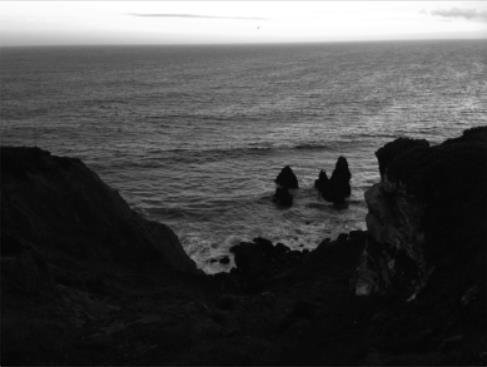
#> input picture histogram1.png, 487 x 367 px
$ python histogram_equalization.py
#> lines starting #> are read from the running program, lines starting #| are printed output that depends on the picture
import numpy as np
import matplotlib.pyplot as plt

img1 = 255 * plt.imread("histogram1.png")
#> img1: shape (367, 487) float32; min 0, max 255, mean 74.7
img2 = 255 * plt.imread("histogram2.png")
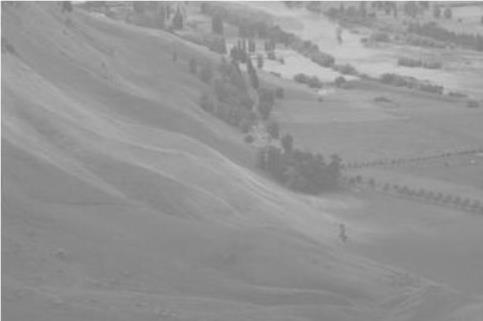
#> input picture histogram2.png, 483 x 321 px
#> img2: shape (321, 483) float32; min 120, max 255, mean 148.6

img1 = img1.astype(int)
img2 = img2.astype(int)


def get_histogram(img):
    H = np.zeros(256)

    for x in range(img.shape[0]):
        for y in range(img.shape[1]):
            H[int(img[x, y])] += 1

    return H


def image_equalization(img, img_text):
    H = get_histogram(img)
#> H = 256 values, max 12992 at index 10, min 2 at index 0, mean 698.2

    g_min = np.min(H)
#> g_min = 2

    Hc = np.zeros(shape=H.shape)
#> Hc = 256 values from 0 to 0
    for index, H_val in enumerate(H):
        if index == 0:
            Hc[index] = H_val

        else:
            Hc[index] = Hc[index - 1] + H[index]
#> this loop made 256 passes
#> H_val on passes 1 to 3: 2, 4, 5
#> after the loop, Hc = 256 values from 2 to 178729

    H_min = Hc[int(g_min)]
#> H_min = 11

    # draw transformation.
    draw_histogram(Hc, "cumulative(transformation) histogram {}".format(img_text))
#> in draw_histogram, `plt.savefig("C:/Users/jh_work/PycharmProjects/image_transformation/res..`:
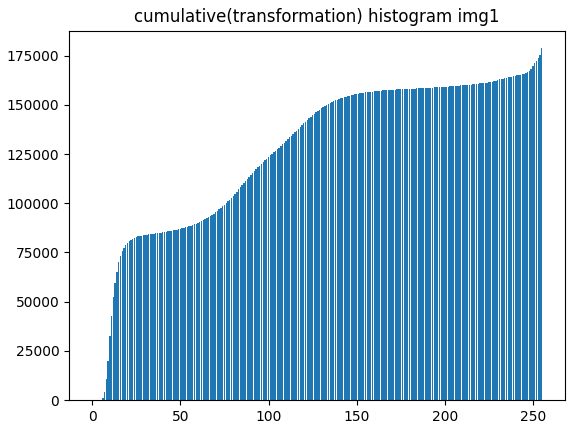
#> figure drawn by matplotlib, 1 panel; tallest bar 178729 high, from x = 254.6 to 255.4

    T = np.zeros(shape=H.shape)
#> T = 256 values from 0 to 0
    for index, H_val in enumerate(H):
        T[index] = np.round(((Hc[index] - H_min) * 255 / (img.shape[0] * img.shape[1] - H_min)))
#> after the loop, T = 256 values from 0 to 255

    img_result = np.zeros(shape=img.shape)
    for x in range(img_result.shape[0]):
        for y in range(img_result.shape[1]):
            img_result[x, y] = T[img[x, y]]
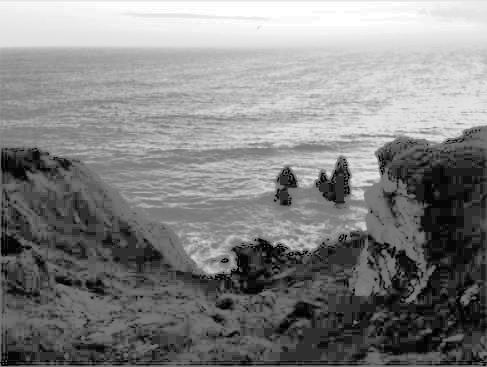
#> img_result: shape (367, 487) float64; min 0, max 255, mean 130.3

    return img_result


def draw_histogram(histogram, text):
    plt.title(text)
    plt.bar(range(256), histogram)
    plt.savefig("C:/Users/jh_work/PycharmProjects/image_transformation/results2/{}.png".format(text))
    plt.show()


# # img1
img_result = image_equalization(img1, "img1")

draw_histogram(get_histogram(img1), "histogram img1")
draw_histogram(get_histogram(img_result), "histogram img1_result")
#> call 3 of draw_histogram, with histogram = array of shape (256,), text = 'histogram img1_result'
#> in draw_histogram (call 3), `plt.savefig("C:/Users/jh_work/PycharmProjects/image_transformation/res..`:
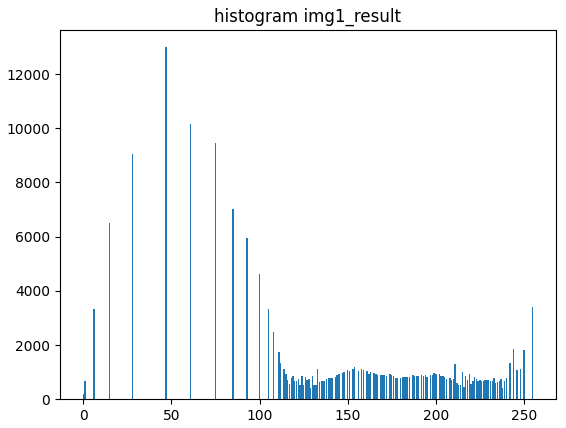
#> figure drawn by matplotlib, 1 panel; tallest bar 12992 high, from x = 46.6 to 47.4

plt.imshow(img1, cmap="gray")
plt.title("img1")
plt.savefig("C:/Users/jh_work/PycharmProjects/image_transformation/results2/{}.png".format("img1"))
plt.show()

plt.imshow(img_result, cmap="gray")
plt.title("img1_result")
plt.savefig("C:/Users/jh_work/PycharmProjects/image_transformation/results2/{}.png".format("img1_result"))
plt.show()

# # img2
img_result = image_equalization(img2, "img2")
#> call 2 of image_equalization, with img_text = 'img2'
#> in image_equalization (call 2), `H = get_histogram(img)`: H = 256 values, max 7124 at index 138, min 0 at index 0, mean 605.6
#> in image_equalization (call 2), `g_min = np.min(H)`: g_min = 0
#> after the loop in image_equalization (call 2), `for index, H_val in enumerate(H):`: Hc = 256 values from 0 to 155043
#> in image_equalization (call 2), `H_min = Hc[int(g_min)]`: H_min = 0
#> in draw_histogram (call 4), `plt.savefig("C:/Users/jh_work/PycharmProjects/image_transformation/res..`:
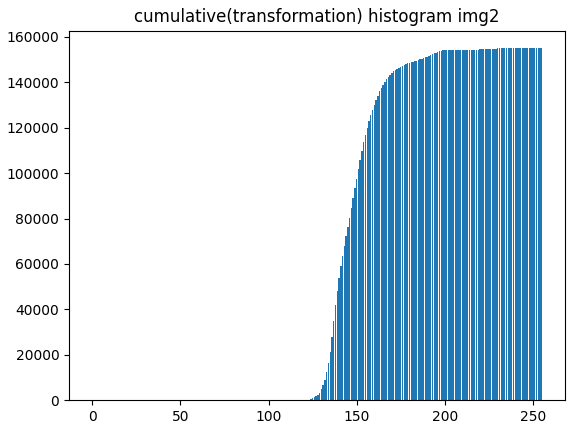
#> figure drawn by matplotlib, 1 panel; tallest bar 155043 high, from x = 254.6 to 255.4
#> after the loop in image_equalization (call 2), `for index, H_val in enumerate(H):`: T = 256 values from 0 to 255
#> after the loop in image_equalization (call 2), `for x in range(img_result.shape[0]):`:
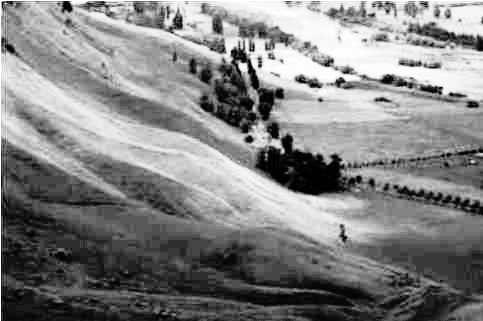
#> img_result: shape (321, 483) float64; min 0, max 255, mean 130.7

draw_histogram(get_histogram(img2), "histogram img2")
draw_histogram(get_histogram(img_result), "histogram img2_result")
#> in draw_histogram (call 6), `plt.savefig("C:/Users/jh_work/PycharmProjects/image_transformation/res..`:
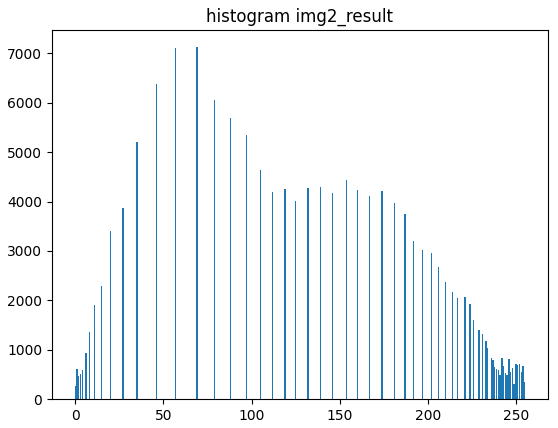
#> figure drawn by matplotlib, 1 panel; tallest bar 7124 high, from x = 68.6 to 69.4

plt.imshow(img2, cmap="gray")
plt.title("img2")
plt.savefig("C:/Users/jh_work/PycharmProjects/image_transformation/results2/{}.png".format("img2"))
plt.show()
plt.imshow(img_result, cmap="gray")
plt.title("img2_result")
plt.savefig("C:/Users/jh_work/PycharmProjects/image_transformation/results2/{}.png".format("img2_result"))
plt.show()
